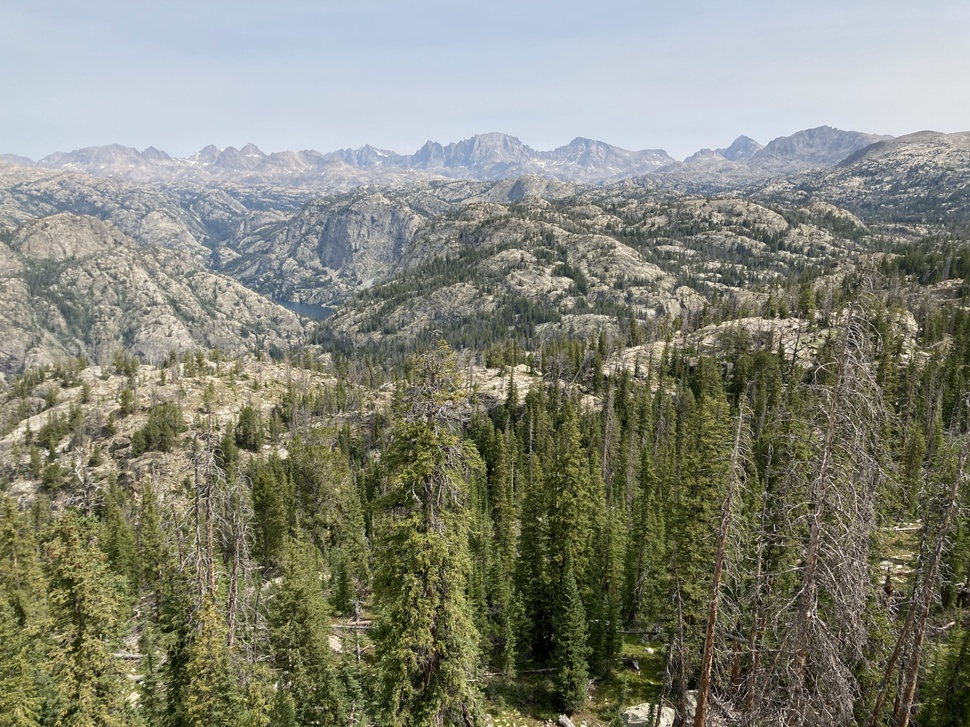
#> input picture clahe_test_og.jpg, 970 x 727 px, shrunk from 1920 x 1440 before the run
$ jupyter execute highpass.ipynb   (older library calls are emulated)
#> lines starting #> are read from the running program, lines starting #| are printed output that depends on the picture; after the words box and inside, x2 and y2 are one past the last pixel; in counts of white or black regions, pixels touching at a corner belong together
[cell 1]
import cv2
import numpy as np
import matplotlib.pyplot as plt

[cell 2]
# Step 1: Read the Image
image = cv2.imread('clahe_test_og.jpg')  # Replace 'your_image.jpg' with the path to your image
#> image is the input picture: shape (727, 970, 3); mean B, G, R 119.3, 133.1, 131.6

# Step 2: Convert to Grayscale
gray = cv2.cvtColor(image, cv2.COLOR_BGR2GRAY)

# Step 3: Apply the Sobel Operator
# Compute the gradient in the x direction
sobel_x = cv2.Sobel(gray, cv2.CV_64F, 1, 0, ksize=3)  # ksize is the kernel size
# Compute the gradient in the y direction
sobel_y = cv2.Sobel(gray, cv2.CV_64F, 0, 1, ksize=3)

# Step 4: Combine the Gradients
sobel_magnitude = cv2.magnitude(sobel_x, sobel_y)

# Convert back to an 8-bit image
sobel_magnitude = cv2.convertScaleAbs(sobel_magnitude)

# Optionally, apply a threshold to highlight stronger edges
_, sobel_thresh = cv2.threshold(sobel_magnitude, 50, 255, cv2.THRESH_BINARY)
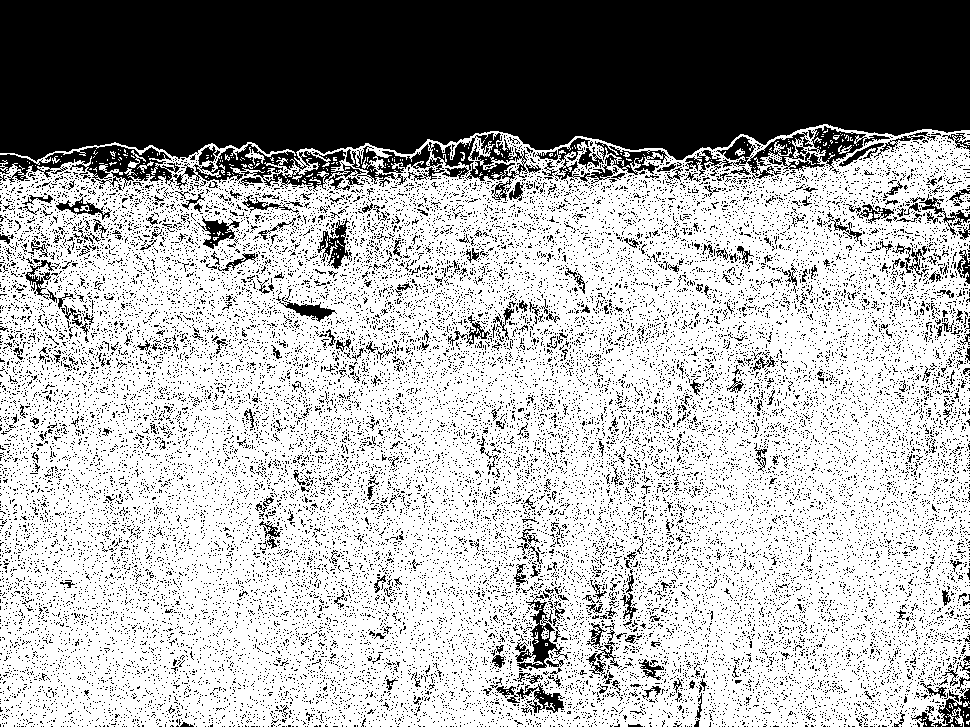
#> sobel_thresh: shape (727, 970); 67.1% white; 26702 black regions (26348 under 20 px), largest, box (x1, y1, x2, y2) and area: (0, 0, 970, 191) 142317, (346, 133, 528, 201) 3401, (685, 126, 890, 180) 3135

# Step 5: Display the Results
plt.figure(figsize=(15, 6))
plt.subplot(1, 3, 1)
plt.title('Original Image')
plt.imshow(cv2.cvtColor(image, cv2.COLOR_BGR2RGB))

plt.subplot(1, 3, 2)
plt.title('Sobel Magnitude')
plt.imshow(sobel_magnitude, cmap='gray')

plt.subplot(1, 3, 3)
plt.title('Thresholded Edges')
plt.imshow(sobel_thresh, cmap='gray')

plt.show()
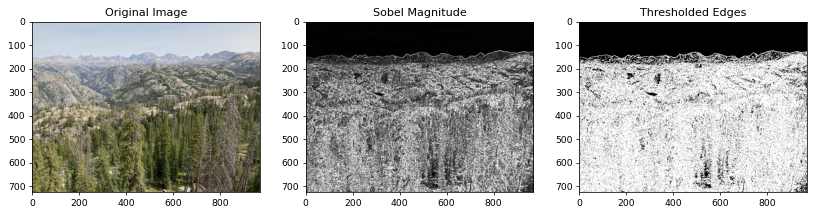
#> figure drawn by matplotlib, 3 panels

# Step 6: Save the Enhanced Image (Optional)
cv2.imwrite('enhanced_image.jpg', sobel_magnitude)
#> Out = True

[cell 3]
# Read the color image
# image = cv2.imread('clahe_test.jpg')  # Replace with your image path

# Split the image into its respective channels
b_channel, g_channel, r_channel = cv2.split(image)

# Apply the Sobel operator to each channel
sobel_b = cv2.Sobel(b_channel, cv2.CV_64F, 1, 1, ksize=3)
sobel_g = cv2.Sobel(g_channel, cv2.CV_64F, 1, 1, ksize=3)
sobel_r = cv2.Sobel(r_channel, cv2.CV_64F, 1, 1, ksize=3)

# Calculate the magnitude of the gradient for each channel
sobel_b = cv2.convertScaleAbs(sobel_b)
sobel_g = cv2.convertScaleAbs(sobel_g)
sobel_r = cv2.convertScaleAbs(sobel_r)

# Merge the channels back together
sobel_color = cv2.merge((sobel_b, sobel_g, sobel_r))

# Display the original and processed images
plt.figure(figsize=(12, 6))
plt.subplot(1, 2, 1)
plt.title('Original Image')
plt.imshow(cv2.cvtColor(image, cv2.COLOR_BGR2RGB))

plt.subplot(1, 2, 2)
plt.title('Sobel Edge Image')
plt.imshow(cv2.cvtColor(sobel_color, cv2.COLOR_BGR2RGB))

plt.show()

# Save the enhanced image
cv2.imwrite('sobel_color_image.jpg', sobel_color)
#> Out = True

[cell 4]
# Convert to Grayscale
gray = cv2.cvtColor(image, cv2.COLOR_BGR2GRAY)

# Apply Sobel operator
sobel_x = cv2.Sobel(gray, cv2.CV_64F, 1, 0, ksize=3)
sobel_y = cv2.Sobel(gray, cv2.CV_64F, 0, 1, ksize=3)

# Compute the magnitude
sobel_magnitude = cv2.magnitude(sobel_x, sobel_y)
sobel_magnitude = cv2.convertScaleAbs(sobel_magnitude)

# Display the result
plt.imshow(sobel_magnitude, cmap='gray')
plt.title('Grayscale Sobel Edge')
plt.show()

# Save the enhanced image
cv2.imwrite('sobel_gray_image.jpg', sobel_magnitude)
#> Out = True

[cell 5]
# Convert to HSV color space
hsv = cv2.cvtColor(image, cv2.COLOR_BGR2HSV)
#> hsv: shape (727, 970, 3); mean H, S, V 53.1, 63.9, 139.1
v_channel = hsv[:, :, 2]  # Extract the value (intensity) channel
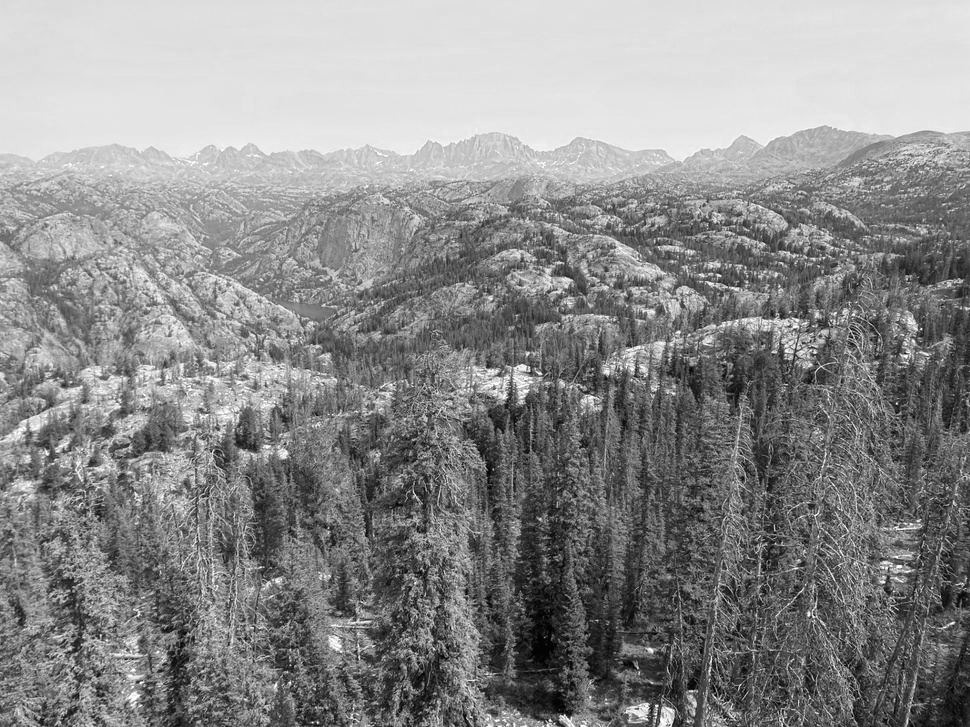
#> v_channel: shape (727, 970); min 0, max 255, mean 139.1

# Apply Sobel operator to the intensity channel
sobel_v = cv2.Sobel(v_channel, cv2.CV_64F, 1, 1, ksize=3)
sobel_v = cv2.convertScaleAbs(sobel_v)

# Replace the intensity channel with the Sobel-enhanced version
hsv[:, :, 2] = sobel_v
#> hsv: shape (727, 970, 3); mean H, S, V 53.1, 63.9, 28.1

# Convert back to BGR color space
sobel_hsv_image = cv2.cvtColor(hsv, cv2.COLOR_HSV2BGR)
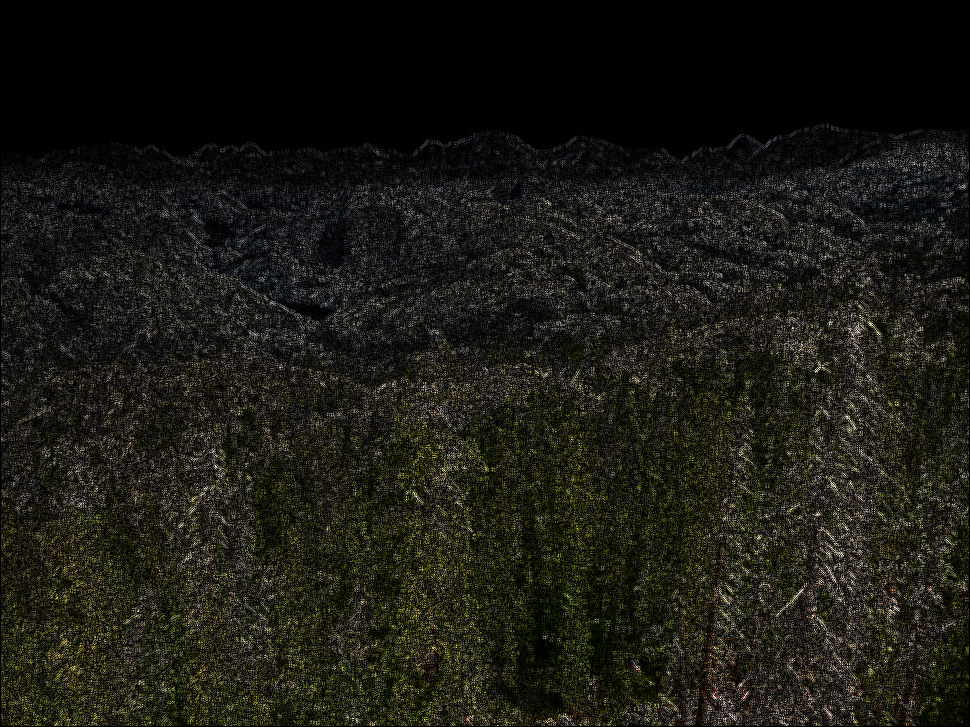
#> sobel_hsv_image: shape (727, 970, 3); mean B, G, R 19.9, 26.8, 27.2

# Display the result
plt.imshow(cv2.cvtColor(sobel_hsv_image, cv2.COLOR_BGR2RGB))
plt.title('Sobel on Intensity Channel')
plt.show()

# Save the enhanced image
cv2.imwrite('sobel_hsv_image.jpg', sobel_hsv_image)
#> Out = True

[cell 6]
# Read the color image
# image = cv2.imread('clahe_test.jpg')  # Replace with your image path

# Split the image into its respective channels
b_channel, g_channel, r_channel = cv2.split(image)

# Apply the Sobel operator to each channel
sobel_b_x = cv2.Sobel(b_channel, cv2.CV_64F, 1, 0, ksize=3)
sobel_b_y = cv2.Sobel(b_channel, cv2.CV_64F, 0, 1, ksize=3)
sobel_b = cv2.magnitude(sobel_b_x, sobel_b_y)

sobel_g_x = cv2.Sobel(g_channel, cv2.CV_64F, 1, 0, ksize=3)
sobel_g_y = cv2.Sobel(g_channel, cv2.CV_64F, 0, 1, ksize=3)
sobel_g = cv2.magnitude(sobel_g_x, sobel_g_y)

sobel_r_x = cv2.Sobel(r_channel, cv2.CV_64F, 1, 0, ksize=3)
sobel_r_y = cv2.Sobel(r_channel, cv2.CV_64F, 0, 1, ksize=3)
sobel_r = cv2.magnitude(sobel_r_x, sobel_r_y)

# Convert back to an 8-bit image
sobel_b = cv2.convertScaleAbs(sobel_b)
sobel_g = cv2.convertScaleAbs(sobel_g)
sobel_r = cv2.convertScaleAbs(sobel_r)

# Merge the channels back together
sobel_color = cv2.merge((sobel_b, sobel_g, sobel_r))

# Display the original and processed images
plt.figure(figsize=(12, 6))
plt.subplot(1, 2, 1)
plt.title('Original Image')
plt.imshow(cv2.cvtColor(image, cv2.COLOR_BGR2RGB))

plt.subplot(1, 2, 2)
plt.title('Color Sobel Edge Image')
plt.imshow(cv2.cvtColor(sobel_color, cv2.COLOR_BGR2RGB))

plt.show()
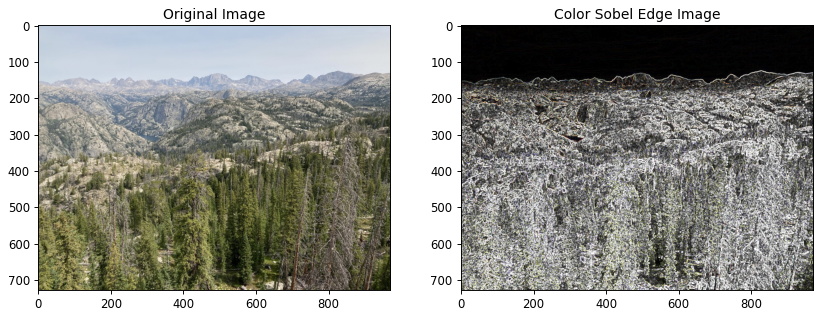
#> figure drawn by matplotlib, 2 panels

# Save the enhanced image
cv2.imwrite('sobel_color_image.jpg', sobel_color)
#> Out = True

[cell 7]
# Blend the Sobel image with the original image
alpha = 0.7  # Original image weight
beta = 0.3   # Sobel edge weight
enhanced_image = cv2.addWeighted(image, alpha, sobel_color, beta, 0)
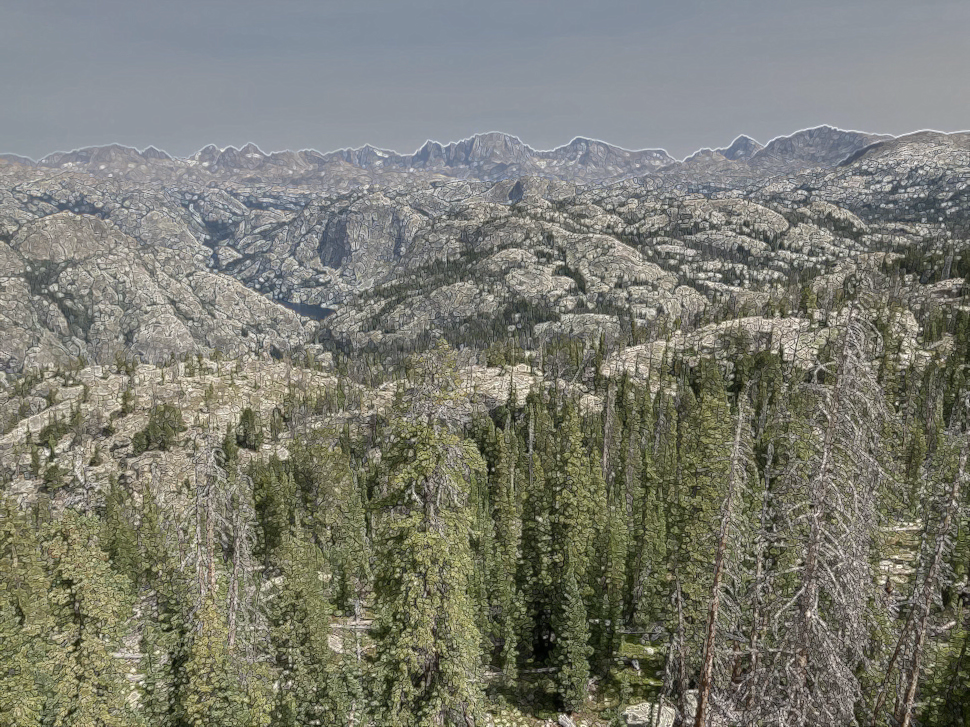
#> enhanced_image: shape (727, 970, 3); mean B, G, R 114, 124.5, 123.6

plt.figure(figsize=(12, 6))
plt.subplot(1, 2, 1)
plt.title('Original Image')
plt.imshow(cv2.cvtColor(image, cv2.COLOR_BGR2RGB))

plt.subplot(1, 2, 2)
plt.title('Blended Sobel Image')
plt.imshow(cv2.cvtColor(enhanced_image, cv2.COLOR_BGR2RGB))

plt.show()
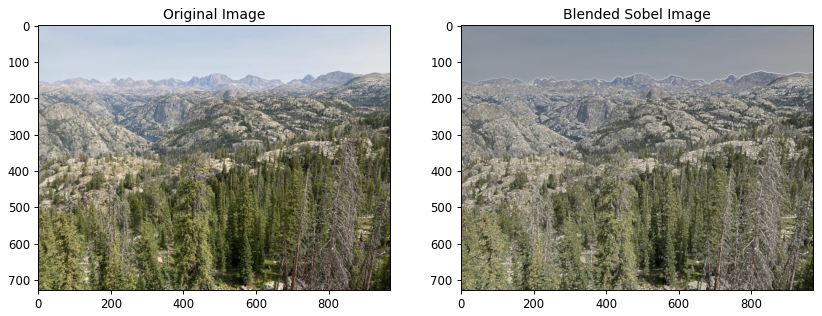
#> figure drawn by matplotlib, 2 panels

# Save the blended image
cv2.imwrite('blended_sobel_image.jpg', enhanced_image)
#> Out = True

[cell 8]
# Convert to LAB color space
lab_image = cv2.cvtColor(image, cv2.COLOR_BGR2LAB)
#> lab_image: shape (727, 970, 3); mean of channels 0, 1, 2 138.5, 125.2, 135.9
l_channel, a_channel, b_channel = cv2.split(lab_image)
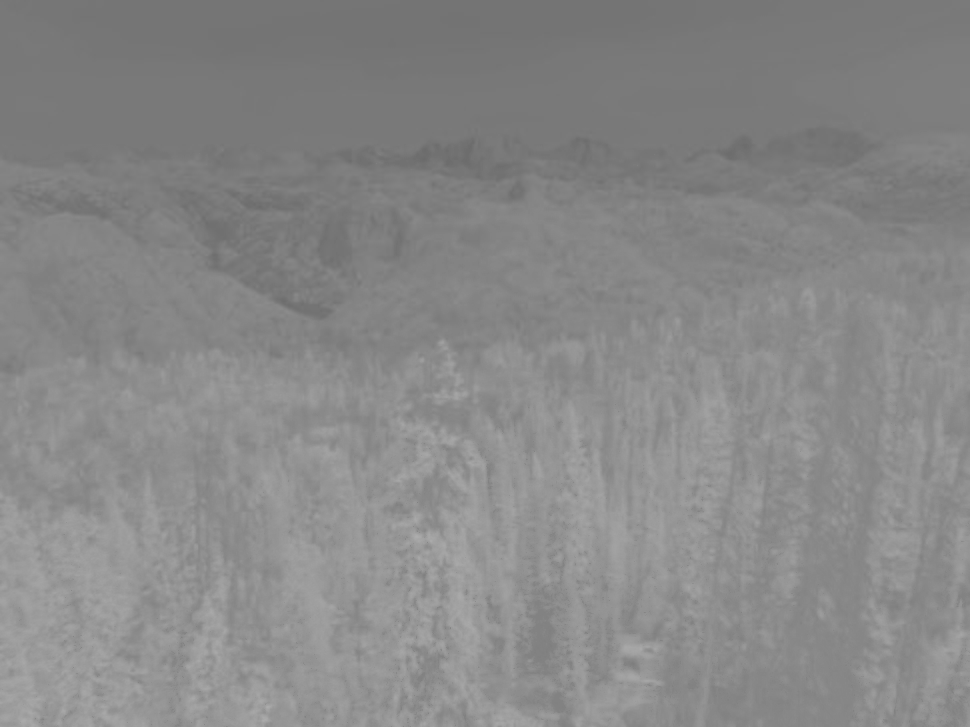
#> b_channel: shape (727, 970); min 107, max 173, mean 135.9

# Apply Sobel to the Luminance channel
sobel_l_x = cv2.Sobel(l_channel, cv2.CV_64F, 1, 0, ksize=3)
sobel_l_y = cv2.Sobel(l_channel, cv2.CV_64F, 0, 1, ksize=3)
sobel_l = cv2.magnitude(sobel_l_x, sobel_l_y)
sobel_l = cv2.convertScaleAbs(sobel_l)

# Merge back to LAB image
enhanced_lab = cv2.merge((sobel_l, a_channel, b_channel))

# Convert back to BGR color space
enhanced_image_lab = cv2.cvtColor(enhanced_lab, cv2.COLOR_LAB2BGR)

# Display the result
plt.figure(figsize=(12, 6))
plt.title('Sobel on Luminance Channel (LAB)')
plt.imshow(cv2.cvtColor(enhanced_image_lab, cv2.COLOR_BGR2RGB))
plt.show()

# Save the enhanced LAB image
cv2.imwrite('sobel_lab_image.jpg', enhanced_image_lab)
#> Out = True
